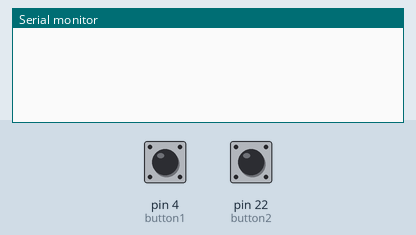
This sketch was run on a simulated Arduino Mega 2560, built with avr-gcc and run on an emulated ATmega2560. On the bench: the last lines printed to the serial monitor. The inputs (shaded band) are chosen by the test bench; at power-on: pin 4 (button1) HIGH, pin 22 (button2) HIGH.

Above: at 1.2 s.
1.3 s: pin 4 (button1) pulled LOW for 0.15 s
At 2.0 s:
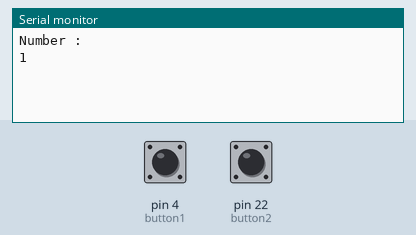
2.9 s: pin 22 (button2) pulled LOW for 0.15 s
At 4.2 s:
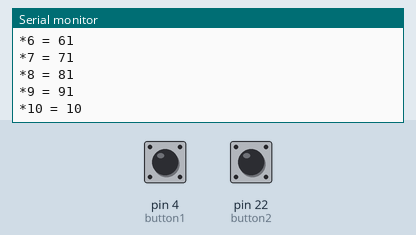
4.5 s: pin 22 (button2) pulled LOW for 1 s
At 5.7 s:
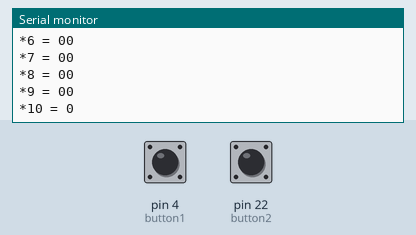
7.0 s: pin 22 (button2) pulsed LOW 2 times (0.12 s each, 0.3 s apart)
At 7.31 s:
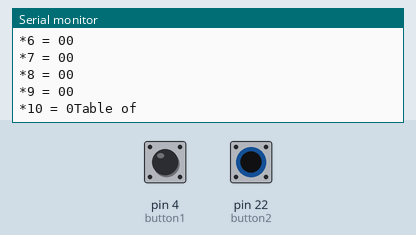
9.1 s: pin 4 (button1) driven LOW and pin 22 (button2) driven LOW
At 10.3 s:
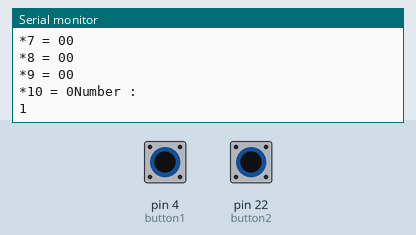
Timing chart, 0 to 11.7 s (numbered marks = the images above; inputs shaded):
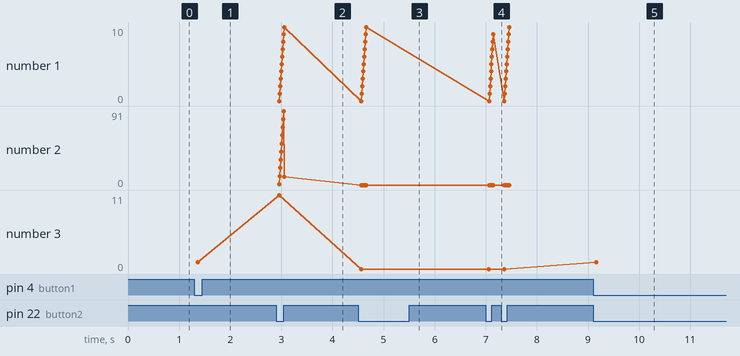

Measured:
- after the input at 1.3 s, the serial monitor: prints a new line after 0.05 s (image 1)
- after the input at 2.9 s, the serial monitor: prints a new line after 0.05 s (image 2)
- after the input at 4.5 s, the serial monitor: prints a new line after 0.06 s (image 3)
- after the input at 7.0 s, the serial monitor: prints a new line after 0.16 s (image 4)
- after the input at 9.1 s, the serial monitor: prints a new line after 0.05 s (image 5)
- plotted number 3: 1 → 11 after the input at 2.9 s

The sketch:

253_bp.ino
```cpp
//  including ezbutton module (easy button module)
#include<ezButton.h>

//  connect both buttons to pin 4 and 22
const int button1 = 4;
const int button2 = 22;

//  defining a variable to track count of button press
int count = 0;

//  creating button objects
ezButton push_button1(button1);
ezButton push_button2(button2);

void setup()
{
  //  change the baud rate to 9600 if required
  Serial.begin(9600);

  //  set debounce time for both the button objects
  pinMode(button1, OUTPUT);
  pinMode(button2, OUTPUT);
  push_button1.setDebounceTime(50);
  push_button2.setDebounceTime(50);
}

void loop()
{
  //  loop both the push_buttons : continuous polling
  push_button1.loop();
  push_button2.loop();
  //  check if push_button1 is pressed : store the button push count into count variable
  if (push_button1.isPressed())
  {
    count ++;
    Serial.println("Number :");
    Serial.print(count);
  }//  else if push_button2 is pressed : print the table of the number stored in variable count
  else if (push_button2.isPressed())
  {
    Serial.println("Table of ");
    Serial.print(count);
    //  draft a loop to print the table
    for(int i=0; i<=10; i++){
      Serial.println(count);
      Serial.print("*");
      Serial.print(i);
      Serial.print(" = ");
      Serial.print(count*i);

    }
    //  reset the number to 0, once table is printed
    count = 0;
  }

}
```
